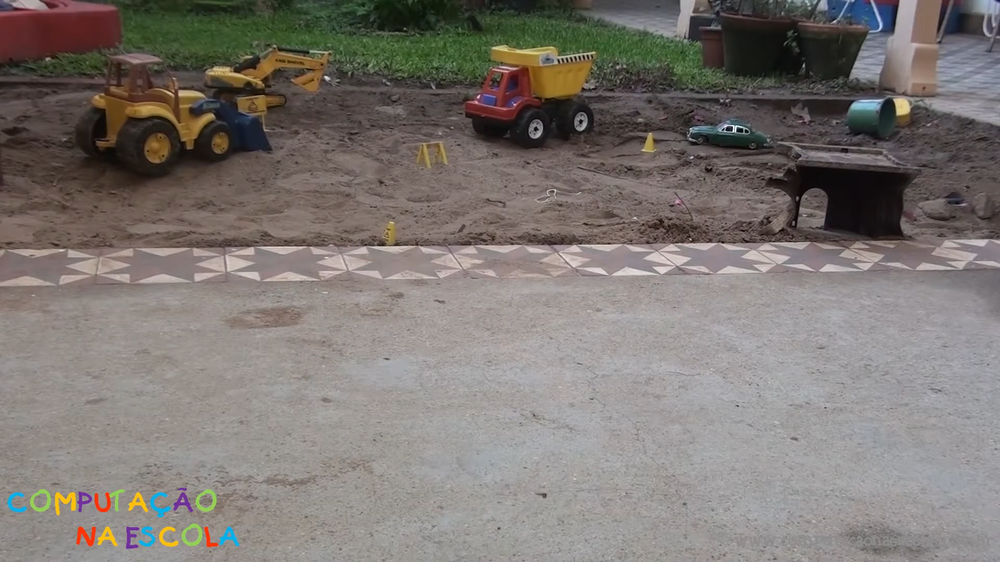
#> input picture StudyProjects/naive_robot_tracker/images/shoot01.png, 1000 x 562 px, shrunk from 1920 x 1080 before the run
$ jupyter execute --allow-errors naive_robot_tracker.ipynb
#> lines starting #> are read from the running program, lines starting #| are printed output that depends on the picture; after the words box and inside, x2 and y2 are one past the last pixel; in counts of white or black regions, pixels touching at a corner belong together
#> the sliders are set to thresh = 127
# Naive robot tracker

## The goal of this project is to identify the existence of a robot using simple Domain of Values operations, find the center point of the mask generated and print a tracker of the path traveled.

### First we need to generate the center point for one image and then create a loop and do the same for all data. We start by opening the reference and example images and turning them to grayscale.

[cell 1]
import cv2 as cv
import matplotlib
import numpy as np
from matplotlib import pyplot as plt
from ipywidgets import interact, interactive, interact_manual

ref = cv.imread('images/shoot1.png')
car = cv.imread('images/shoot4.png')
#> (the rest of this cell did not finish here and is left out)

### Absolute difference value operation to identify the car

[cell 2]
change = cv.absdiff(ref, car)
#> (the rest of this cell did not finish here and is left out)

### Binarize the image for image processing

[cell 3]
def my_threshold(thresh):
#> called with thresh = 127
    global dst
    global change
    th, dst = cv.threshold(change, thresh, 255,cv.THRESH_BINARY)
#> th = 127
    fig, axes = plt.subplots(1, 2, figsize=(12,16))
    axes[0].imshow(change, 'gray')
    axes[1].imshow(dst, 'gray')

#> (the rest of this cell did not finish here and is left out)

### Create a kernal and apply opening morphology transformation to eliminate noise.

[cell 4]
kernel = np.ones((5,5), np.uint8)
kernel

#> (a cell that did not finish here is left out)

### Finding the center of the mask -> Run through all the image, find the pixels with 255 value and do the mean of x and y coordinates. Draw a circle on found point.

[cell 6]
def findCenterMask(opening):
    tx = 0 # total x coordinates with 255 value
    ty = 0 # total y coordinates with 255 value
    sx = 0 # sum of x coordinates
    sy = 0 # sum of y coordinates
    cx = 0 # center x coordinate
    cy = 0 # center y coordinate

    for x in range(opening.shape[0]):
        for y in range(opening.shape[1]):
            if(opening[x][y] == 255):
                sx += x
                sy += y
                tx += 1
                ty += 1

    cx = sx // tx
    cy = sy // ty

    return cx, cy

#> (the rest of this cell did not finish here and is left out)

### Now apply the same process for all the images

[cell 7]
import os

img_list = []
cx = -1
cy = -1
cx_bef = -1
cy_bef = -1

# Insert the image name inside a list
for count, img_name in enumerate(sorted(os.listdir('images/'))):
    if(img_name == 'shoot01.png'):
        ref = cv.imread(f'images/{img_name}')
#> ref is the input picture: shape (562, 1000, 3); mean B, G, R 114.7, 119.1, 125.3
        ref = cv.cvtColor(ref, cv.COLOR_BGR2GRAY)
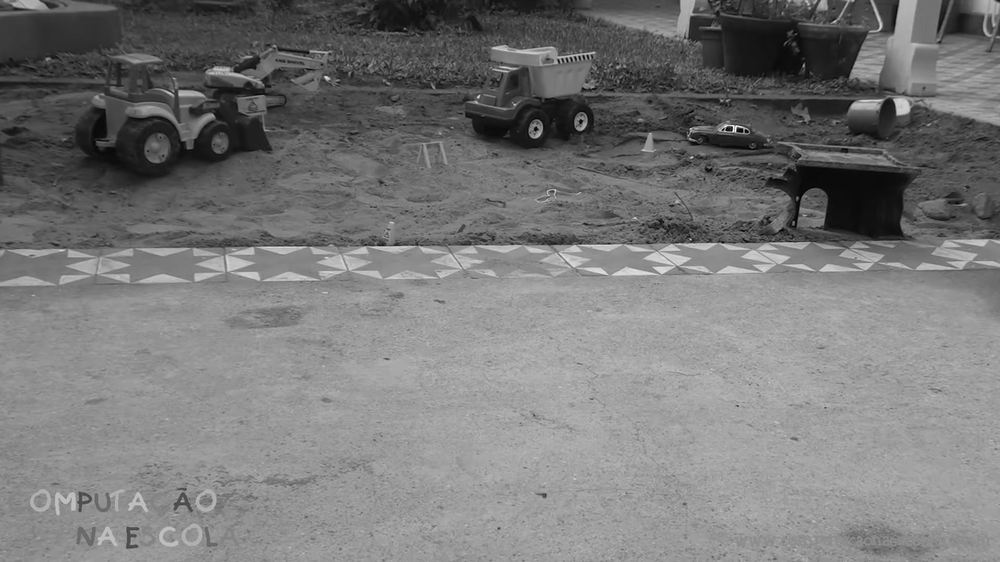
#> ref: shape (562, 1000); min 0, max 254, mean 120.4
        car_track = np.zeros((ref.shape[0], ref.shape[1]))
        continue
    car = cv.imread(f'images/{img_name}')
    car = cv.cvtColor(car, cv.COLOR_BGR2GRAY)
    diff = cv.absdiff(ref, car)
    th, thresh_img = cv.threshold(diff, 45, 255,cv.THRESH_BINARY)
    kernel = np.ones((5,5), np.uint8)
    opening = cv.morphologyEx(thresh_img, cv.MORPH_OPEN, kernel)
    cx_bef = cx
    cy_bef = cy
    cx, cy = findCenterMask(opening)
    car_track = cv.circle(car_track, (cy, cx), 20, (255,255,255), -1)
    if(cx_bef != -1):
        car_track = cv.line(car_track, (cy_bef, cx_bef), (cy, cx), (255, 255, 255))
    print(cx, cy)
    fig, axes = plt.subplots(1, 2, figsize=(12,16))
    axes[0].imshow(opening, 'gray')
    axes[1].imshow(car_track, 'gray')
#> pass 2 of the loop `for count, img_name in enumerate(sorted(os.listdir('images/'))):`:
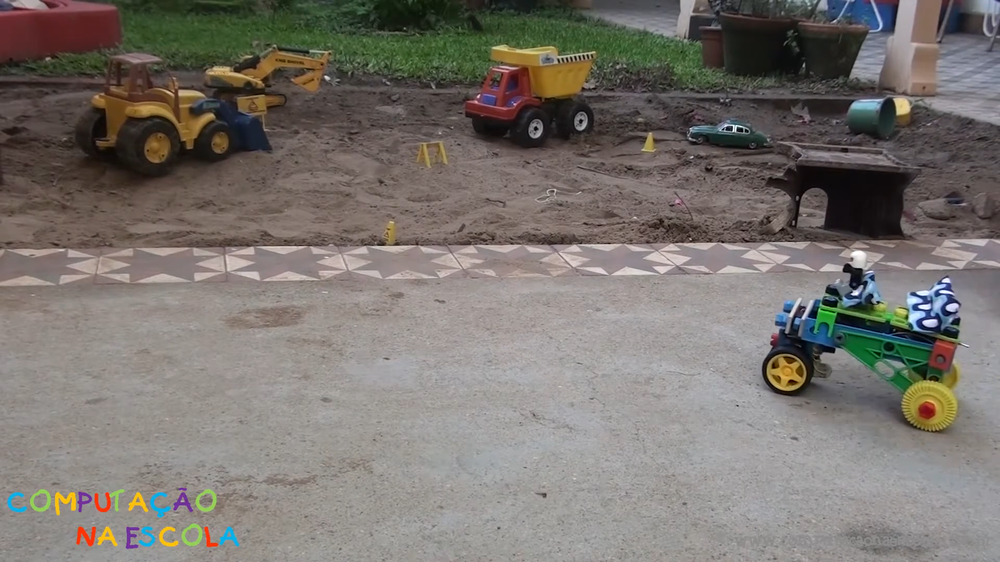
#> input picture StudyProjects/naive_robot_tracker/images/shoot02.png, 1000 x 562 px, shrunk from 1920 x 1080 before the run
#> car is the input picture: shape (562, 1000, 3); mean B, G, R 111, 116.3, 121.8
#> car: shape (562, 1000)
#> `th, thresh_img = cv.threshold(diff, 45, 255,cv.THRESH_BINARY)`:
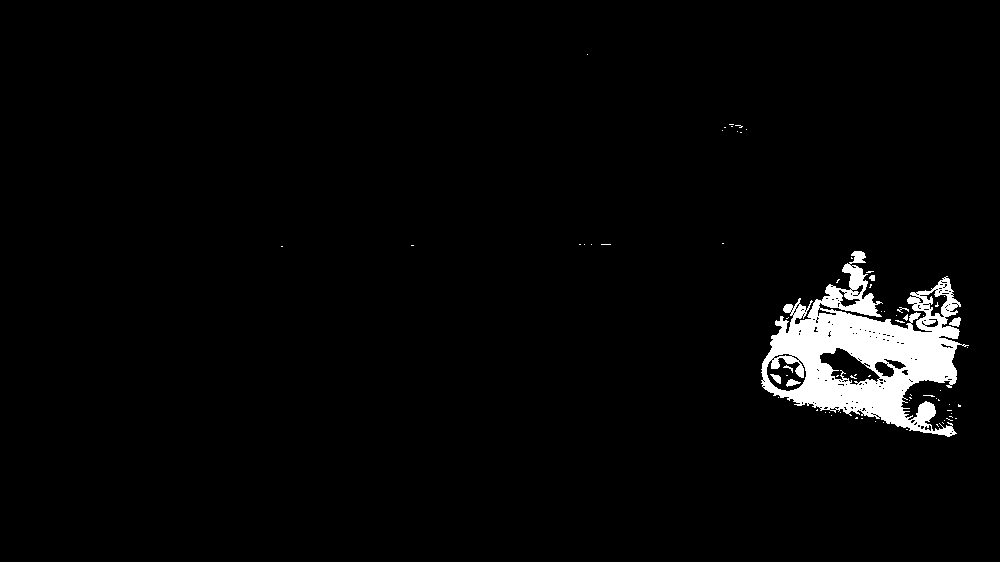
#> thresh_img: shape (562, 1000); 3.1% white; 70 white regions (63 under 20 px), largest, box (x1, y1, x2, y2) and area: (761, 251, 969, 437) 16811, (949, 317, 961, 327) 75, (786, 379, 801, 387) 65
#> opening: shape (562, 1000); 2.6% white; 21 white regions, largest, box (x1, y1, x2, y2) and area: (762, 300, 959, 431) 12513, (846, 294, 876, 316) 389, (843, 264, 863, 290) 329
#> `cx, cy = findCenterMask(opening)`: cx = 354; cy = 863
#> `car_track = cv.circle(car_track, (cy, cx), 20, (255,255,255), -1)`:
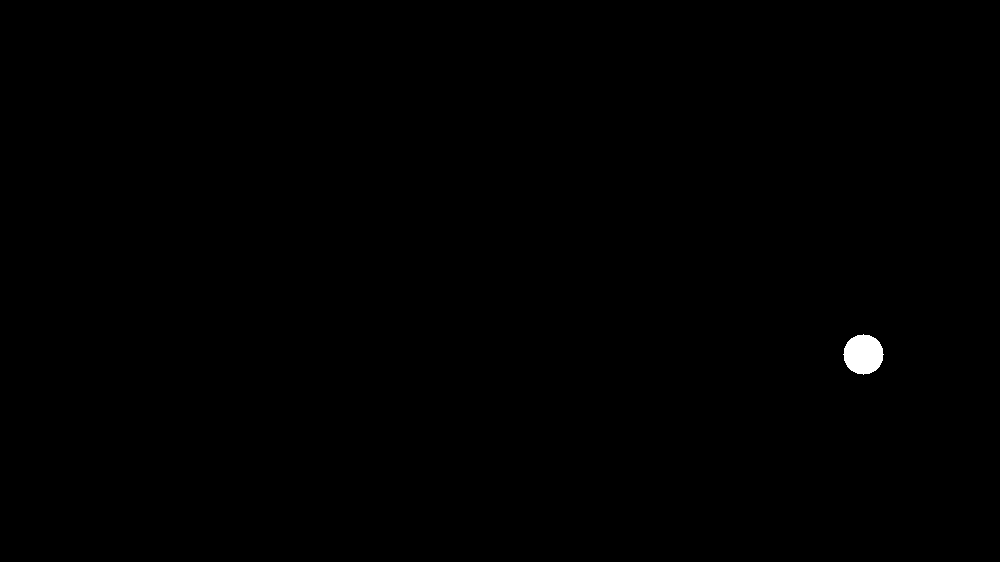
#> car_track: shape (562, 1000) float64; 0.22% white; 1 white region, box (x1, y1, x2, y2) and area: (843, 334, 884, 375) 1257
#| 354 863
#> pass 3 of the loop `for count, img_name in enumerate(sorted(os.listdir('images/'))):`:
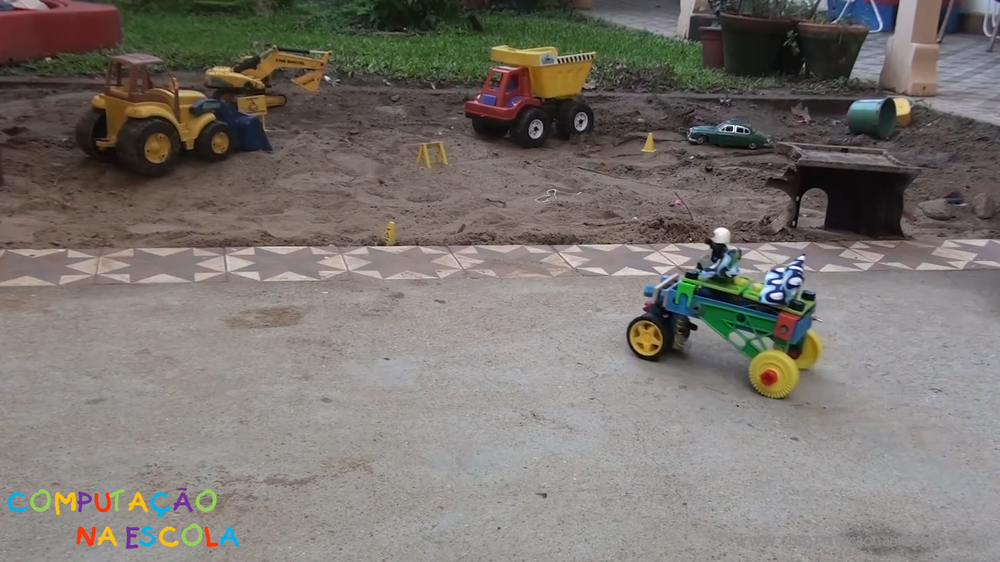
#> input picture StudyProjects/naive_robot_tracker/images/shoot03.png, 1000 x 562 px, shrunk from 1920 x 1080 before the run
#> car is the input picture: shape (562, 1000, 3); mean B, G, R 111.3, 116.5, 122
#> car: shape (562, 1000)
#> `th, thresh_img = cv.threshold(diff, 45, 255,cv.THRESH_BINARY)`:
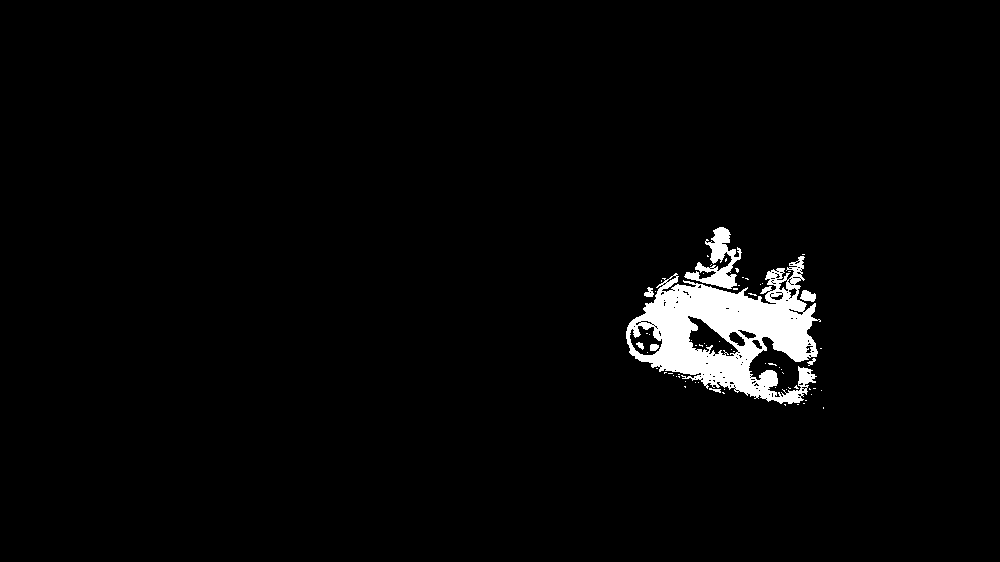
#> thresh_img: shape (562, 1000); 2.8% white; 67 white regions (59 under 20 px), largest, box (x1, y1, x2, y2) and area: (626, 256, 821, 404) 13665, (684, 227, 742, 289) 1354, (800, 290, 816, 302) 134
#> opening: shape (562, 1000); 2.3% white; 14 white regions, largest, box (x1, y1, x2, y2) and area: (629, 285, 815, 400) 10958, (710, 227, 729, 262) 471, (702, 266, 735, 288) 420
#> cx_bef = 354
#> cy_bef = 863
#> `cx, cy = findCenterMask(opening)`: cx = 328; cy = 726
#> `car_track = cv.circle(car_track, (cy, cx), 20, (255,255,255), -1)`:
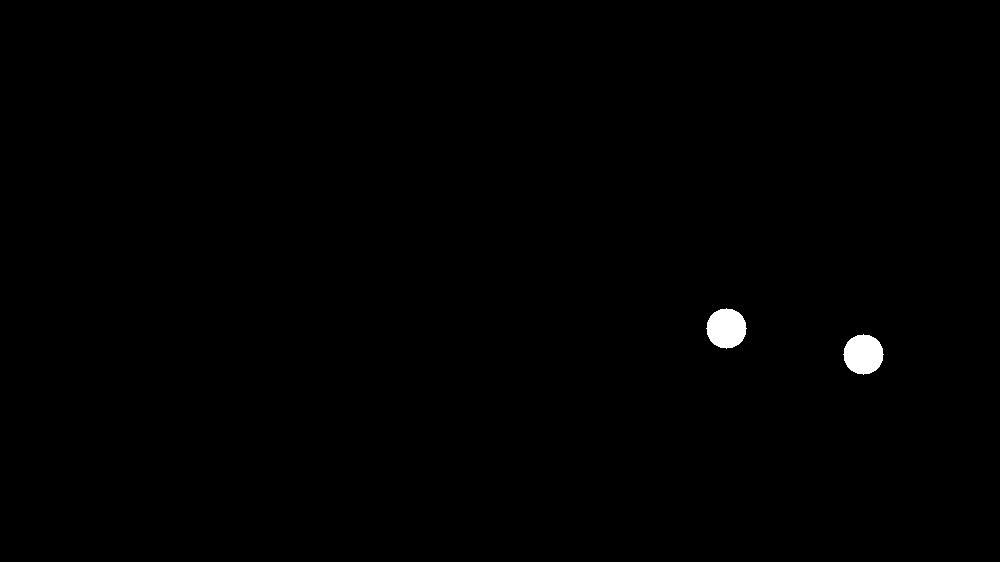
#> car_track: shape (562, 1000) float64; 0.45% white; 2 white regions, box (x1, y1, x2, y2) and area: (706, 308, 747, 349) 1257, (843, 334, 884, 375) 1257
#| 328 726

plt.imshow(car_track, 'gray')
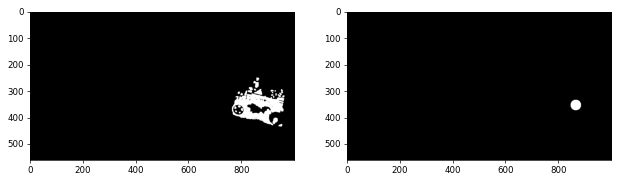
#> figure drawn by matplotlib, 2 panels
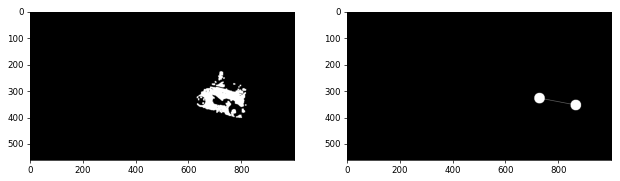
#> figure drawn by matplotlib, 2 panels
